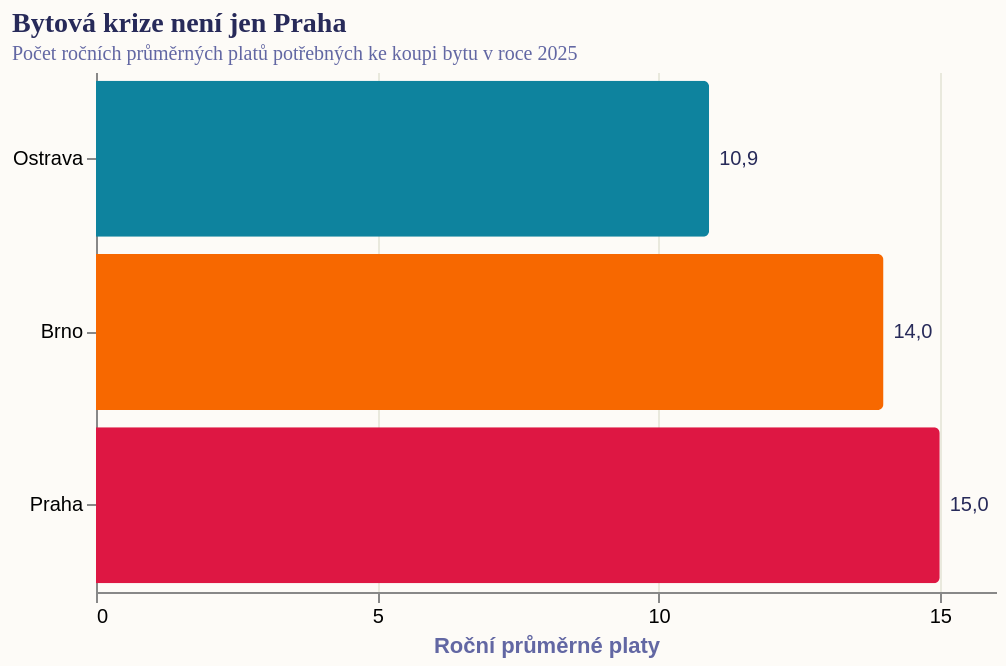

Specify this chart in Vega-Lite:
### Vega-Lite specification from a JSON file in a GitHub repository (floating-point values rounded to 4 significant figures)
{"_source": "Data Brno, Bytový trh v Brně k roku 2025 / Deloitte Property Index 2025", "$schema": "https://vega.github.io/schema/vega-lite/v5.json", "description": "Srovnání dostupnosti bytů v Praze, Brně a Ostravě podle počtu ročních průměrných platů", "title": {"text": "Bytová krize není jen Praha", "subtitle": "Počet ročních průměrných platů potřebných ke koupi bytu v roce 2025"}, "width": 450, "height": 260, "autosize": {"type": "pad", "resize": true}, "background": "#fdfbf7", "data": {"values": [{"city": "Ostrava", "value": 10.9, "label": "10,9", "group": "Srovnání"}, {"city": "Brno", "value": 14.0, "label": "14,0", "group": "Metropolitní tlak"}, {"city": "Praha", "value": 15.0, "label": "15,0", "group": "Praha"}]}, "layer": [{"mark": {"type": "bar", "tooltip": true, "cornerRadiusEnd": 3}, "encoding": {"y": {"field": "city", "type": "nominal", "title": null, "sort": ["Ostrava", "Brno", "Praha"]}, "x": {"field": "value", "type": "quantitative", "title": "Roční průměrné platy", "scale": {"domain": [0, 16]}, "axis": {"tickCount": 5}}, "color": {"field": "group", "type": "nominal", "scale": {"domain": ["Praha", "Metropolitní tlak", "Srovnání"], "range": ["#de1743", "#f76800", "#0e839e"]}, "legend": null}}}, {"mark": {"type": "text", "align": "left", "baseline": "middle", "dx": 5, "fontSize": 10, "color": "#272a59"}, "encoding": {"y": {"field": "city", "type": "nominal", "sort": ["Ostrava", "Brno", "Praha"]}, "x": {"field": "value", "type": "quantitative"}, "text": {"field": "label", "type": "nominal"}}}], "config": {"view": {"stroke": "transparent"}, "title": {"font": "Roboto Slab", "fontWeight": "bold", "fontSize": 14, "anchor": "start", "color": "#272a59", "subtitleFont": "Work Sans", "subtitleFontSize": 10, "subtitleColor": "#6267a3"}, "axis": {"titleColor": "#6267a3", "gridColor": "#e9e9dd"}}}
